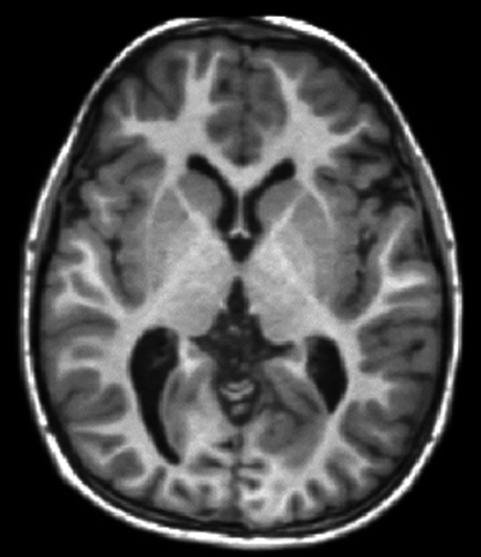
#> input picture dataset/images/brain1.jpeg, 481 x 557 px, found by its file name
$ python edge_detection.py
#> lines starting #> are read from the running program, lines starting #| are printed output that depends on the picture; after the words box and inside, x2 and y2 are one past the last pixel; in counts of white or black regions, pixels touching at a corner belong together
import cv2
import matplotlib.pyplot as plt

# Read the three MRI images
img1 = cv2.imread("dataset/images/brain1.jpeg")
#> img1 is the input picture: shape (557, 481, 3); min 0, max 255, mean 73.6
img2 = cv2.imread("dataset/images/brain2.jpeg")
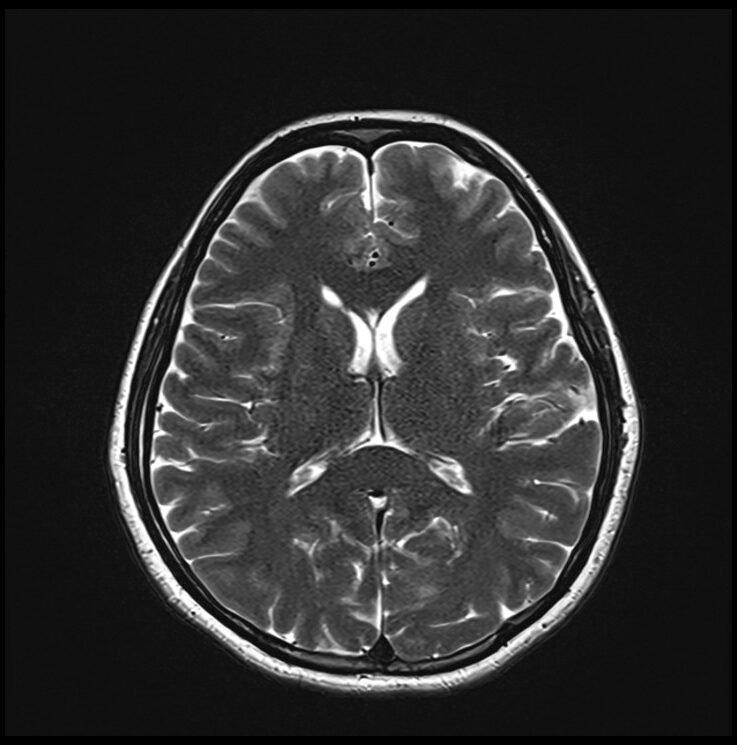
#> input picture dataset/images/brain2.jpeg, 737 x 745 px, found by its file name
#> img2 is the input picture: shape (745, 737, 3); min 0, max 255, mean 46.6
img3 = cv2.imread("dataset/images/brain3.jpeg")
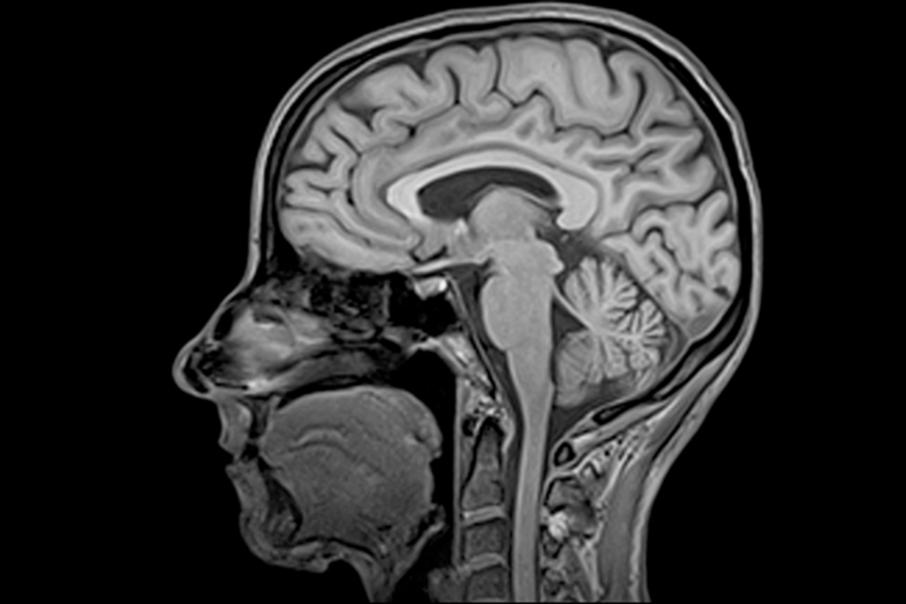
#> input picture dataset/images/brain3.jpeg, 906 x 604 px, found by its file name
#> img3 is the input picture: shape (604, 906, 3); min 0, max 247, mean 48.6

# Convert to grayscale
gray1 = cv2.cvtColor(img1, cv2.COLOR_BGR2GRAY)
gray2 = cv2.cvtColor(img2, cv2.COLOR_BGR2GRAY)
gray3 = cv2.cvtColor(img3, cv2.COLOR_BGR2GRAY)

# Apply Canny edge detection
edges1 = cv2.Canny(gray1, 100, 200)
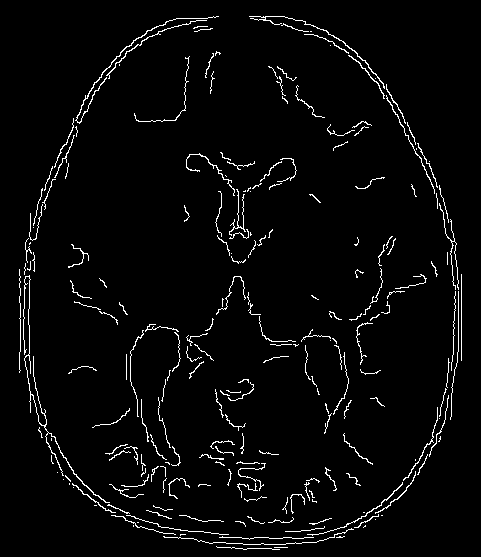
#> edges1: shape (557, 481); 3.3% white in thin lines or dots, all inside (x1, y1, x2, y2) = (19, 16, 462, 550)
edges2 = cv2.Canny(gray2, 100, 200)
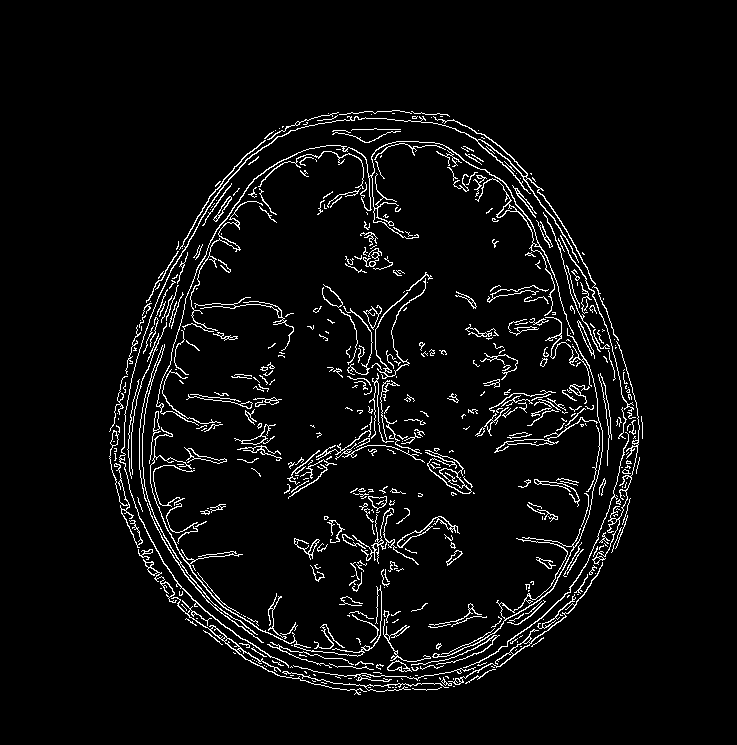
#> edges2: shape (745, 737); 4.7% white in thin lines or dots, all inside (x1, y1, x2, y2) = (109, 110, 643, 695)
edges3 = cv2.Canny(gray3, 100, 200)
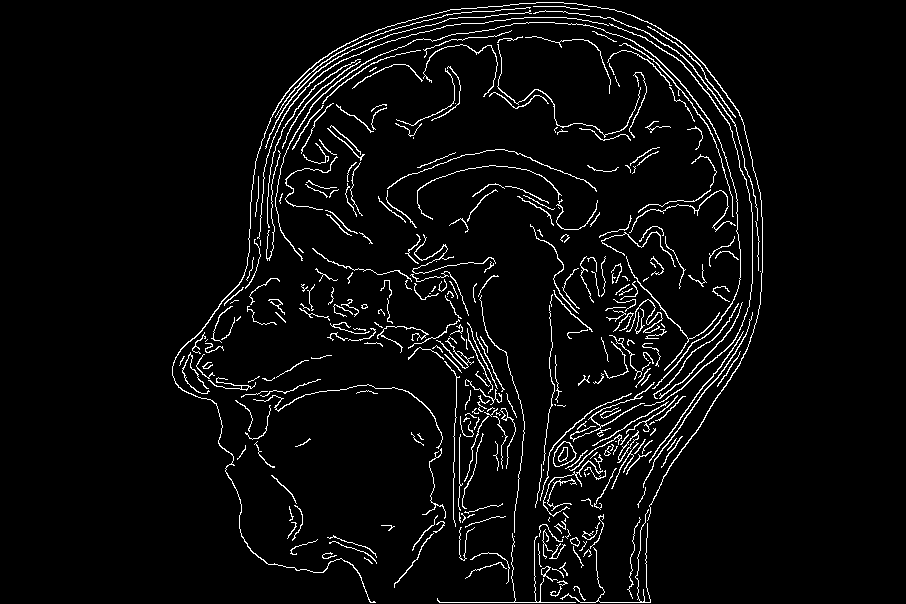
#> edges3: shape (604, 906); 4.4% white in thin lines or dots, all inside (x1, y1, x2, y2) = (172, 2, 763, 603)

# Display results
plt.figure(figsize=(12, 8))

plt.subplot(2, 3, 1)
plt.imshow(gray1, cmap="gray")
plt.title("Brain 1 - Original")
plt.axis("off")

plt.subplot(2, 3, 2)
plt.imshow(gray2, cmap="gray")
plt.title("Brain 2 - Original")
plt.axis("off")

plt.subplot(2, 3, 3)
plt.imshow(gray3, cmap="gray")
plt.title("Brain 3 - Original")
plt.axis("off")

plt.subplot(2, 3, 4)
plt.imshow(edges1, cmap="gray")
plt.title("Brain 1 - Edges")
plt.axis("off")

plt.subplot(2, 3, 5)
plt.imshow(edges2, cmap="gray")
plt.title("Brain 2 - Edges")
plt.axis("off")

plt.subplot(2, 3, 6)
plt.imshow(edges3, cmap="gray")
plt.title("Brain 3 - Edges")
plt.axis("off")

plt.tight_layout()
plt.show()
